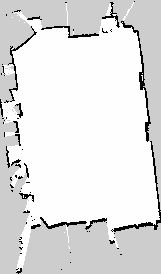
#> input picture data/ros2-map-zone-painter-main/screenshots/my_map.pgm, 161 x 274 px, found by its file name
$ python painter.py
#> lines starting #> are read from the running program, lines starting #| are printed output that depends on the picture; after the words box and inside, x2 and y2 are one past the last pixel; in counts of white or black regions, pixels touching at a corner belong together
import cv2
import numpy as np
import argparse
import math

# ---------- Arguments ----------
parser = argparse.ArgumentParser()
parser.add_argument("--in", dest="in_path", default="my_map.pgm", help="Input PGM path")
parser.add_argument("--out_keep", dest="out_keep", default="keepout_mask.pgm", help="Keepout output (black)")
parser.add_argument("--out_speed", dest="out_speed", default="speed_mask.pgm", help="Speed filter output (gray)")
args = parser.parse_args()

# ---------- Settings ----------
COLOR_KEEP = 0
COLOR_SPEED = 128
color_val = COLOR_KEEP   # default: black

# ---------- Load image ----------
img = cv2.imread(args.in_path, cv2.IMREAD_GRAYSCALE)
#> img is the input picture: shape (274, 161); min 0, max 254, mean 225.4
if img is None:
    raise SystemExit(f"Input not found: {args.in_path}")
base = img.copy()   # background won't change

# separate masks
mask_keep = np.zeros_like(img, dtype=np.uint8)
mask_speed = np.zeros_like(img, dtype=np.uint8)

# ---------- Interaction state ----------
points = []                 # polygon points (image coordinates)
scale = 1.0                 # zoom
offset_x, offset_y = 0.0, 0.0   # pan offsets (screen pixels)
dragging = False            # right click pan
dragging_point = False      # left click point drag
selected_point_idx = -1     # selected point index
last_x, last_y = 0, 0
CANVAS_W, CANVAS_H = 900, 900  # display window size
POINT_SELECT_RADIUS = 8     # point selection radius (screen pixels)

# ---------- Brush mode ----------
brush_mode = False          # brush mode on/off
brush_size = 5              # brush size (pixels)
brush_painting = False      # currently painting with brush
brush_erasing = False       # currently erasing with brush

# ---------- Coordinate helpers ----------
# [9 lines left out: functions screen_to_world, world_to_screen, not called in this run]

def clamp_offset():
    global offset_x, offset_y
    max_off_x = CANVAS_W
    max_off_y = CANVAS_H
    min_off_x = -img.shape[1] * scale
    min_off_y = -img.shape[0] * scale
    offset_x = max(min_off_x, min(max_off_x, offset_x))
    offset_y = max(min_off_y, min(max_off_y, offset_y))

def zoom_at_screen(x, y, new_scale):
    global scale, offset_x, offset_y
    new_scale = max(0.2, min(8.0, new_scale))
    if new_scale == scale:
        return
    wx = (x - offset_x) / scale
    wy = (y - offset_y) / scale
    scale = new_scale
    offset_x = x - wx * scale
    offset_y = y - wy * scale
    clamp_offset()

def distance(p1, p2):
    """Calculate distance between two points"""
    return math.sqrt((p1[0] - p2[0])**2 + (p1[1] - p2[1])**2)

# [15 lines left out: function find_nearest_point, not called in this run]

# ---------- Drawing (overlay) ----------
def make_preview():
    preview = base.copy()

    # Draw speed mask first (gray)
    preview[mask_speed == 255] = COLOR_SPEED
    # Then draw keepout mask (black, takes priority over speed)
    preview[mask_keep == 255] = COLOR_KEEP

    # Draw polygon points only in polygon mode
    if not brush_mode:
        # Draw polygon points and edges
        for i, p in enumerate(points):
            # Selected point in different color
            color = 100 if i == selected_point_idx else 200
            radius = 3 if i == selected_point_idx else 2
            cv2.circle(preview, p, radius, color, -1)

            # Draw edges
            if i > 0:
                cv2.line(preview, points[i-1], points[i], 200, 1)

        # Closing edge between last and first point
        if len(points) > 2:
            cv2.line(preview, points[-1], points[0], 150, 1)

    return preview

# ---------- Trackbar ----------
# [105 lines left out: functions on_trackbar, mouse_cb, not called in this run]

# ---------- Window ----------
cv2.namedWindow("Map", cv2.WINDOW_NORMAL)
cv2.resizeWindow("Map", CANVAS_W, CANVAS_H)
cv2.setMouseCallback("Map", mouse_cb)
cv2.createTrackbar("Zoom x100%", "Map", int(scale * 100), 800, on_trackbar)
cv2.createTrackbar("Brush Size", "Map", brush_size, 50, lambda val: globals().update(brush_size=max(1, val)))

print("Left click: add/select/move point | ENTER: fill | k: black | g: gray | u: undo")
print("b: brush mode | +/-: zoom | Right click + drag: pan | c: clear")
print("Brush mode: Left click=paint | Right click=erase | Trackbar: zoom and brush size")
print("r: reset | s: save (two files) | ESC: exit")

# ---------- Main loop ----------
while True:
    preview = make_preview()
    scaled = cv2.resize(preview, None, fx=scale, fy=scale, interpolation=cv2.INTER_NEAREST)
    canvas = np.full((CANVAS_H, CANVAS_W), 255, np.uint8)
    h, w = scaled.shape[:2]
#> h = 274; w = 161
    y1 = max(0, int(offset_y))
    x1 = max(0, int(offset_x))
    y2 = min(CANVAS_H, int(offset_y) + h)
#> y2 = 274
    x2 = min(CANVAS_W, int(offset_x) + w)
#> x2 = 161
    sy1 = max(0, -int(offset_y))
    sx1 = max(0, -int(offset_x))
    sy2 = sy1 + (y2 - y1)
#> sy2 = 274
    sx2 = sx1 + (x2 - x1)
#> sx2 = 161
    if x1 < CANVAS_W and y1 < CANVAS_H and x2 > 0 and y2 > 0:
        canvas[y1:y2, x1:x2] = scaled[sy1:sy2, sx1:sx2]
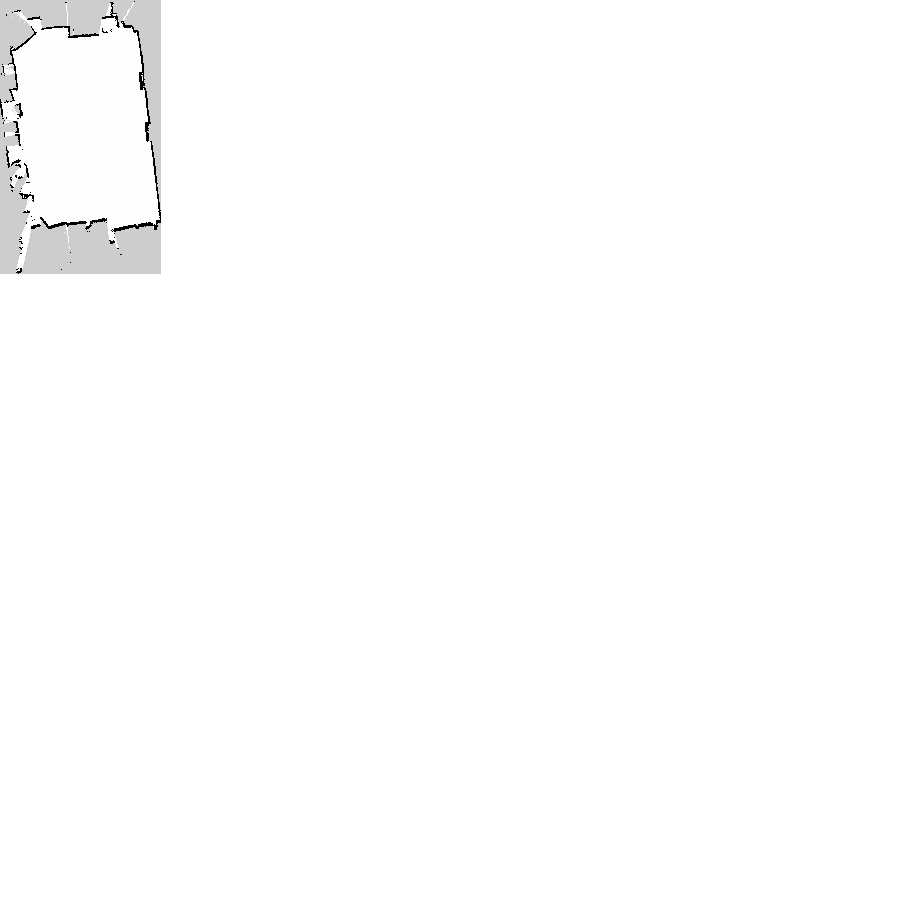
#> canvas: shape (900, 900); min 0, max 255, mean 253.4

    # Status info
    mode_text = "BRUSH" if brush_mode else "POLYGON"
    status_text = f"Zoom: {scale:.2f}x  Mode: {mode_text}  Color: {'KEEP' if color_val==0 else 'SPEED'}"
    if brush_mode:
        status_text += f"  Brush: {brush_size}px"
    elif selected_point_idx != -1:
        status_text += f"  Selected: {selected_point_idx}"
    cv2.putText(canvas, status_text, (10, 20), cv2.FONT_HERSHEY_SIMPLEX, 0.5, 70, 1, cv2.LINE_AA)
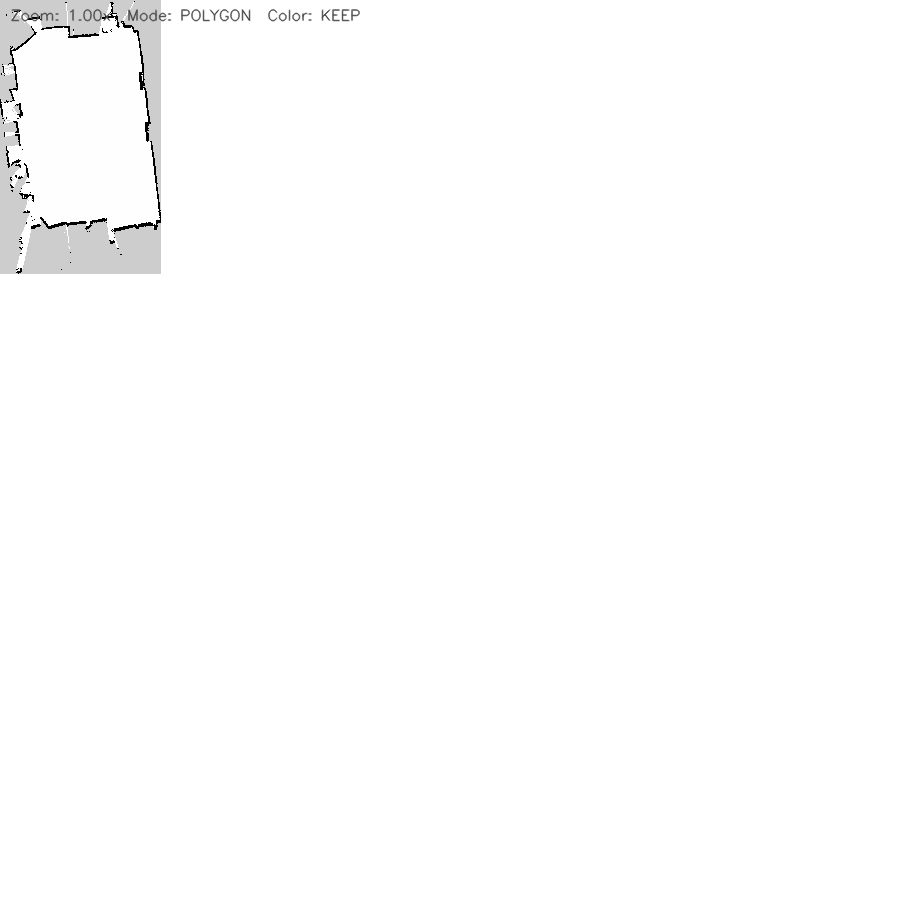
#> canvas: shape (900, 900); 0.25% of pixels changed, all inside (x1, y1, x2, y2) = (11, 8, 361, 22)

    cv2.imshow("Map", canvas)
    key = cv2.waitKey(10) & 0xFF
#> (key x is pressed here)

    if key == 27:  # ESC
        break
    elif key == 13:  # ENTER: fill polygon
        if len(points) > 2:
            pts = np.array(points, np.int32).reshape((-1, 1, 2))
            if color_val == COLOR_KEEP:
                cv2.fillPoly(mask_keep, [pts], 255)
            else:
                cv2.fillPoly(mask_speed, [pts], 255)
            points = []
            selected_point_idx = -1
            print("Area filled.")
    elif key == ord('k'):
        color_val = COLOR_KEEP
        print("Keepout (black).")
    elif key == ord('g'):
        color_val = COLOR_SPEED
        print("Speed filter (gray).")
    elif key in (ord('u'), ord('U')):
        if points:
            if selected_point_idx == len(points) - 1:
                selected_point_idx = -1
            elif selected_point_idx > len(points) - 2:
                selected_point_idx = len(points) - 2
            points.pop()
            print("Last point removed")
    elif key in (ord('b'), ord('B')):  # Brush mode toggle
        brush_mode = not brush_mode
        brush_painting = False
        brush_erasing = False
        selected_point_idx = -1
        mode_text = "brush" if brush_mode else "polygon"
        print(f"Switched to {mode_text} mode")
    elif key in (ord('c'), ord('C')):  # Clear painted areas
        if brush_mode:
            # Clear entire mask in brush mode
            if color_val == COLOR_KEEP:
                mask_keep.fill(0)
                print("All keepout area cleared.")
            else:
                mask_speed.fill(0)
                print("All speed filter area cleared.")
        elif len(points) > 2:
            # Clear only polygon area in polygon mode
            pts = np.array(points, np.int32).reshape((-1, 1, 2))
            if color_val == COLOR_KEEP:
                cv2.fillPoly(mask_keep, [pts], 0)
                print("Keepout area cleared.")
            else:
                cv2.fillPoly(mask_speed, [pts], 0)
                print("Speed filter area cleared.")
            points = []
            selected_point_idx = -1
    elif key in (ord('r'), ord('R')):
        points = []
        selected_point_idx = -1
        print("Drawing reset.")
    elif key in (ord('+'), ord('='), ord(']'), ord('x'), ord('X')):
        cx, cy = CANVAS_W // 2, CANVAS_H // 2
        zoom_at_screen(cx, cy, scale * 1.25)
        cv2.setTrackbarPos("Zoom x100%", "Map", int(scale * 100))
    elif key in (ord('-'), ord('_'), ord('['), ord('z'), ord('Z')):
        cx, cy = CANVAS_W // 2, CANVAS_H // 2
        zoom_at_screen(cx, cy, scale / 1.25)
        cv2.setTrackbarPos("Zoom x100%", "Map", int(scale * 100))
    elif key in (ord('s'), ord('S')):
        # Debug: check mask state
        keepout_pixels = np.sum(mask_keep == 255)
        speed_pixels = np.sum(mask_speed == 255)
        overlap_count = np.sum((mask_keep == 255) & (mask_speed == 255))
        print(f"Debug: {keepout_pixels} keepout, {speed_pixels} speed, {overlap_count} overlapping")

        # keepout file - original map + all keepout areas (priority)
        out_keep = base.copy()
        out_keep[mask_keep == 255] = COLOR_KEEP

        print(f"Writing {keepout_pixels} keepout pixels to keepout file")
        cv2.imwrite(args.out_keep, out_keep)
        print(f"Keepout saved: {args.out_keep}")

        # speed file - original map + speed areas, all black pixels removed
        out_speed = base.copy()
        # Paint speed areas gray (excluding keepout)
        speed_only = (mask_speed == 255) & (mask_keep != 255)
        out_speed[speed_only] = COLOR_SPEED
        # Convert all black pixels to white (walls + keepout)
        out_speed[out_speed == 0] = 255

        pure_speed_count = np.sum(speed_only)
        print(f"Writing {pure_speed_count} pure speed pixels to speed file")
        cv2.imwrite(args.out_speed, out_speed)
        print(f"Speed filter saved: {args.out_speed}")

        if overlap_count > 0:
            print(f"{overlap_count} overlapping pixels resolved with keepout priority")
            print("Original map walls preserved in both files")
        else:
            print("No overlap, original map + filter areas saved")
        break

cv2.destroyAllWindows()
